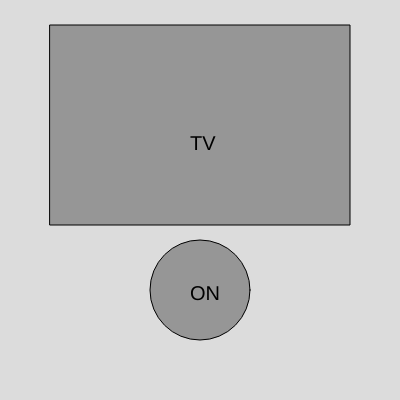
Frame 1 (no input)
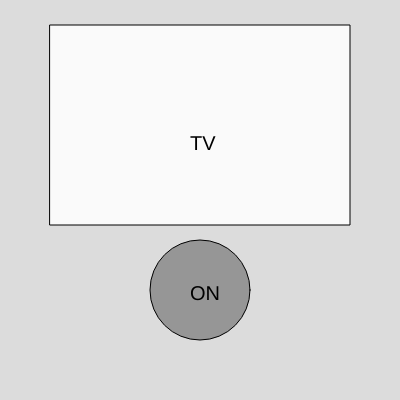
Frame 60 (no input)
Frame 120 (the mouse pressed at the canvas centre since frame 60): identical to frame 1, image omitted

The p5.js sketch that drew these frames (run headless with seeded random() and noise() and a simulated clock; from frame 60 on, the mouse is pressed at the canvas centre):

// p5.js sketch
// ── sketch.js
var label,d,c;
var circleToggle;
var circleX, circleY, theta; 
function setup() {
  createCanvas(400, 400);
  
  c=150;
  d=150;
  label = "ON";
  circleToggle=false;
  circleX = 250; 
  circleY = 200; 
  theta = 0; 
}

function draw() {
  background(220);
  
push();

  fill(c);
  ellipse(200, 290 , 100, 100); 
pop(); 
  if((dist(mouseX, mouseY, 200, 290))<50){
     c=250;
     } else{
       c=150;
     }
  
 textSize(20);
  textAlign(LEFT);
  text(label, 190, 300);
  
  if(circleToggle) 
    { 
      push();
      fill(94, 235, 192);
      ellipse(circleX, circleY, 80, 80 ); 
       pop();
    }
     circleX += 2* cos(theta); 
      circleY += 2* sin(theta); 
  theta+=0.2; 
 

   push();
 
    fill(d);
    rect(50,25,300,200);
    
  if(mouseX>50 && mouseX< 350 && mouseY>25 && mouseY<225){
     d=150;
     } else {
    d= 250;
  }
    
 pop();
   text("TV", 190, 150);
}

function mousePressed(){
  
   if(((dist(mouseX, mouseY, 200, 290))<50)) {
   circleToggle= !circleToggle;
   print(circleToggle);
   }
  
  }
